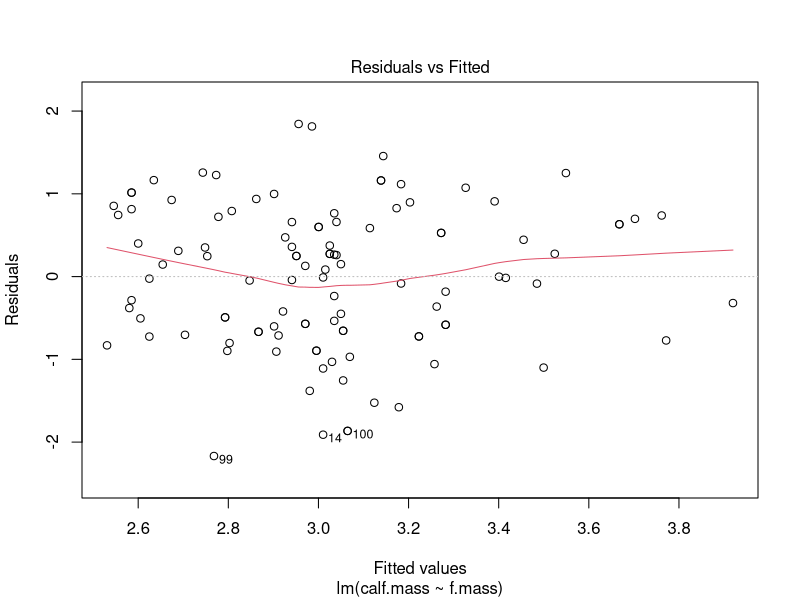
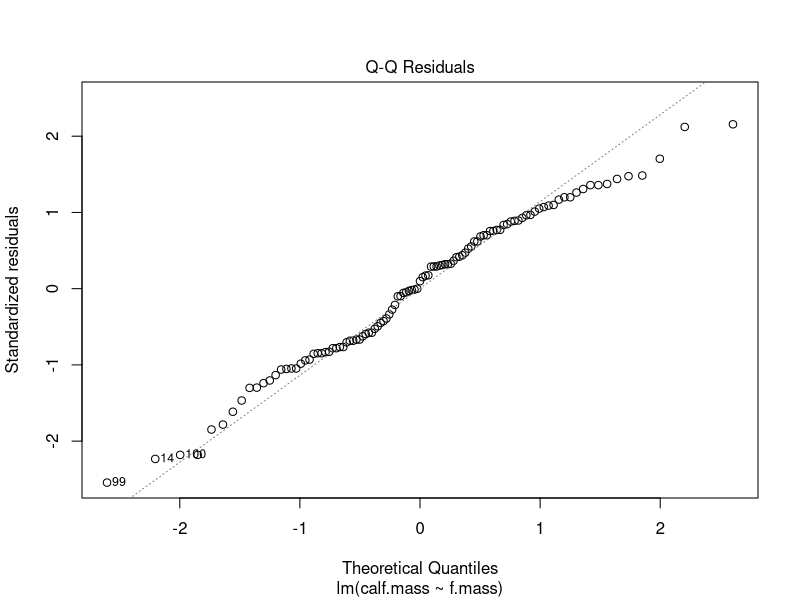
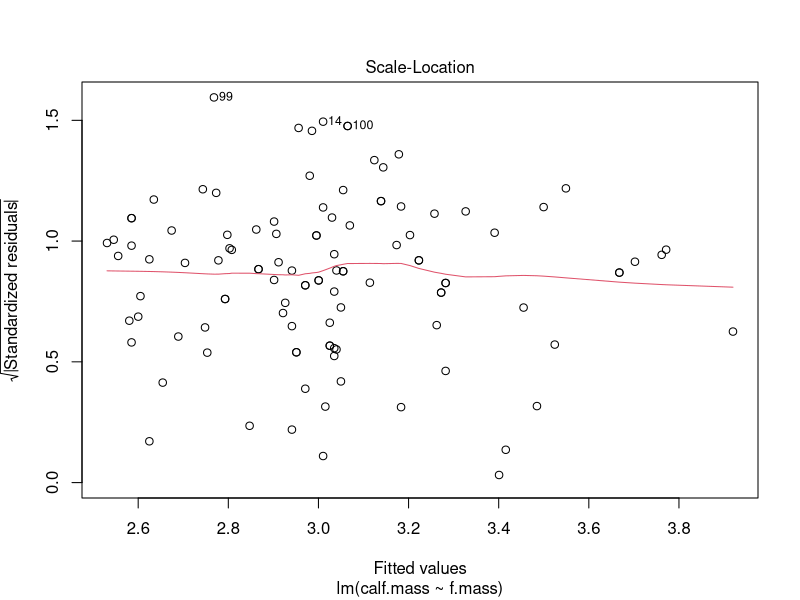
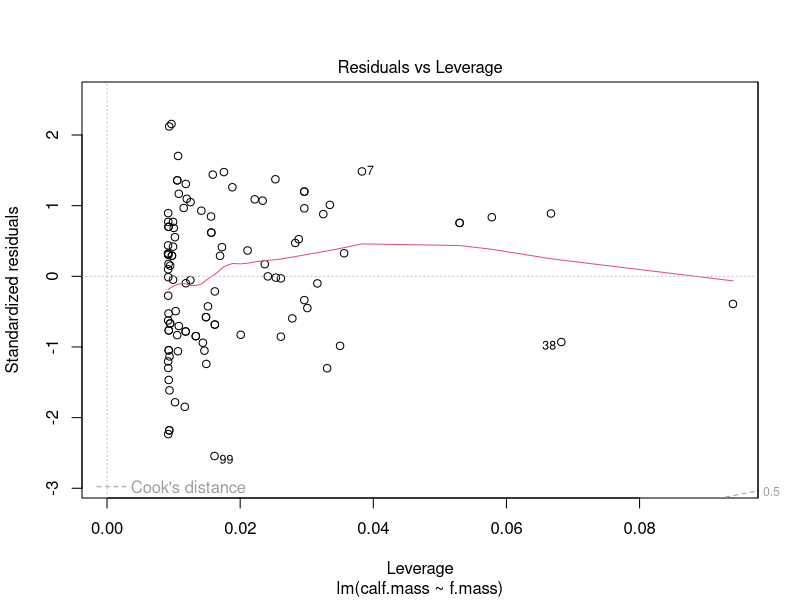
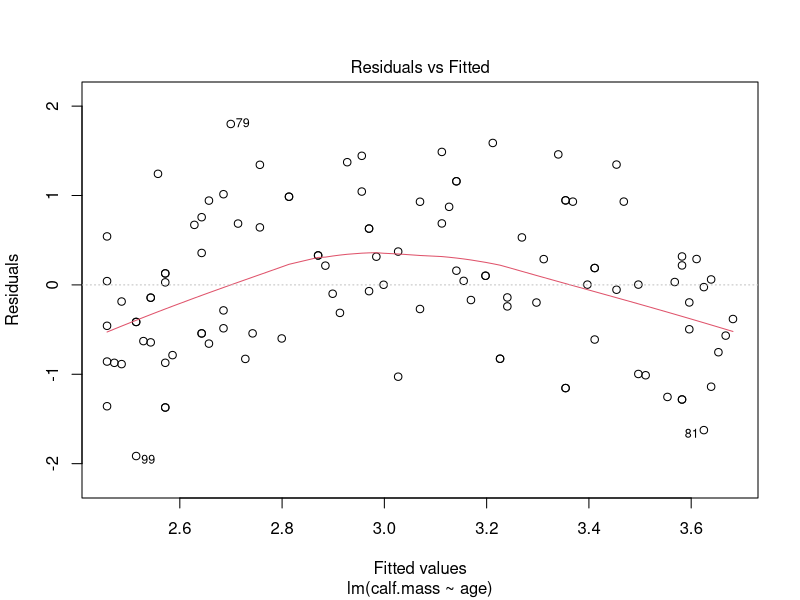
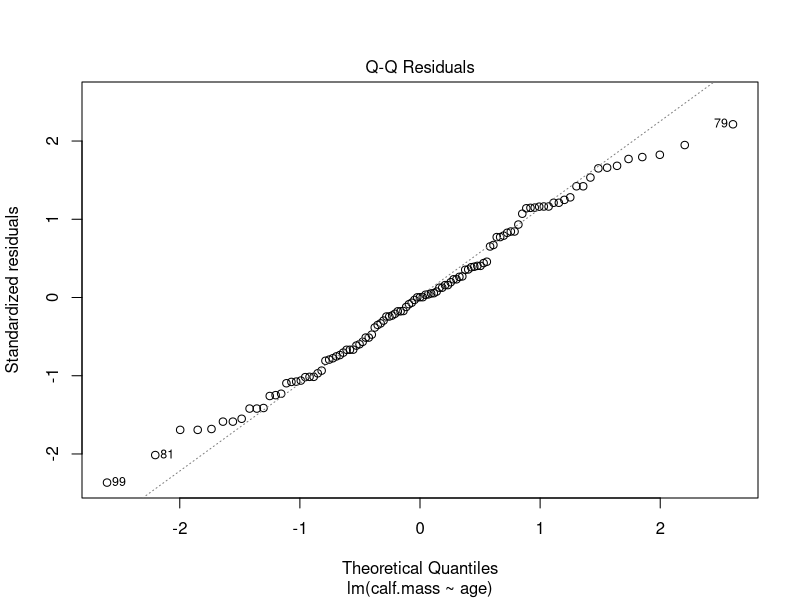
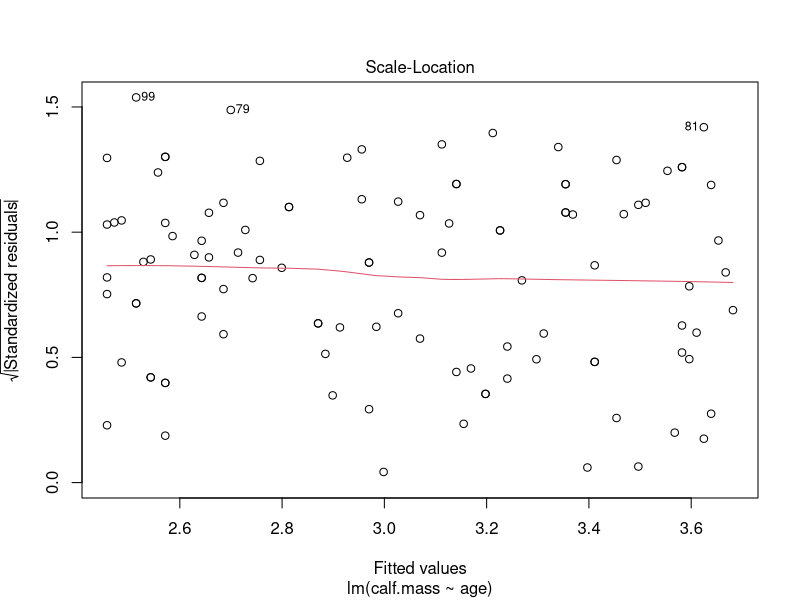
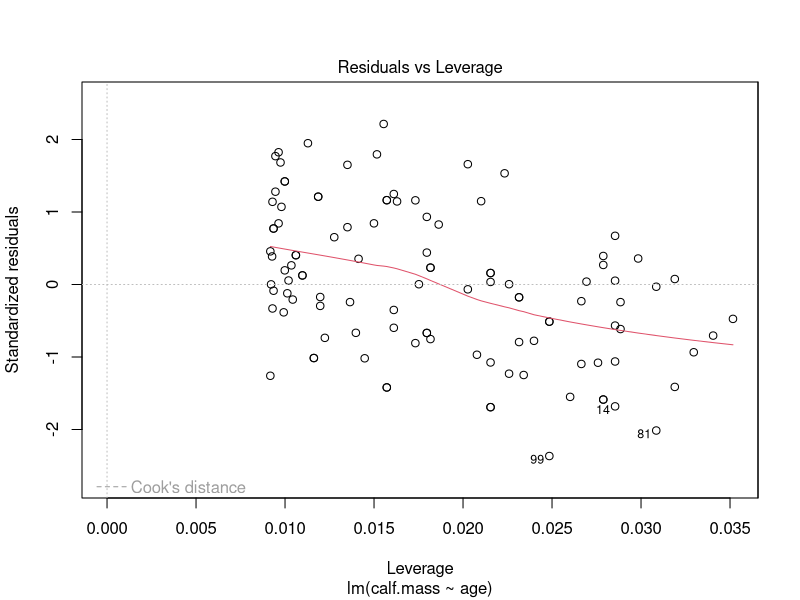

Source code (R) for these figures, in order:
setwd("C:/Users/Ayaan Dutt/OneDrive/Desktop/College/Statistical Models")

deer <- read.csv("deerdata.csv", na.strings = c("", " ", "na", "NA", "N/A"))
deer <- with(deer, deer[!is.na(calf.mass) & !is.na(f.mass) & !is.na(resources) & !is.na(age),])

### LINEAR MODELS ###

# Response = calf.mass, Predictor = f.mass  
calf.female.mod <- lm(calf.mass ~ f.mass, data=deer)
summary(calf.female.mod)
confint(calf.female.mod)
plot(calf.female.mod) # fit is linear (i.e. female mass is a good linear predictor for calf mass)

# Response = calf.mass, Predictor = age 
calf.age.mod <- lm(calf.mass ~ age, data=deer)
plot(calf.age.mod) # fit is non-linear (i.e. calf mass may have a non-linear relationship with age)

### ANOVA MODELS ###

# ANOVA: Linear model with a categorical variable
deer$dom <- factor(deer$dom)
deer$resources <- factor(deer$resources)

calf.dom.mod <- lm(calf.mass ~ dom, data=deer)
summary(calf.dom.mod)

# NOTE: the mean of the first category (alphabetically) is used as the reference point 
#       from which the deviation of the means of the other categories are measured

# We can calculate the individual means to show the deviation is equal to the linear model estimates
dom.means <- with(deer, tapply(calf.mass, dom, mean))
dom.means[1]
dom.means[2]-dom.means[1]
dom.means[3]-dom.means[1]
dom.means[4]-dom.means[1]

# EXERCISE 1: Linear model, response = calf.mass, predictor = resources
calf.res.mod <- lm(calf.mass ~ resources, data=deer)
summary(calf.res.mod)

### TREATMENT CONTRASTS ###

# Comparison A - 1,2 vs 3,4
# Comparison B - 1 vs 2
# Comparison C - 3 vs 4

contrasts(deer$resources) <- cbind(c(1/2, 1/2, -1/2, -1/2), 
                                  c(1/2, -1/2, 0, 0), 
                                  c(0, 0, 1/2, -1/2))
contrasts(deer$resources)

calf.res.contrasts.mod <- lm(calf.mass ~ resources, data=deer)
summary(calf.res.contrasts.mod)

# Comparing with calculated means and their differences
res.means <- with(deer, tapply(calf.mass, resources, mean))
mean(res.means)
mean(res.means[1:2] - res.means[3:4]) # Comparison 1
mean(res.means[1] - res.means[2])     # Comparison 2
mean(res.means[3] - res.means[4])     # Comparison 3

# EXERCISE 2: Find default contrasts + treatment contrasts for dominance category 

# Default contrasts
calf.dom.mod <- lm(calf.mass ~ dom, data=deer)
summary(calf.dom.mod)

# Treatment contrasts
contrasts(deer$dom) <- cbind(c(1/2, 1/2, -1/2, -1/2), 
                                   c(1/2, -1/2, 0, 0), 
                                   c(0, 0, 1/2, -1/2))
calf.dom.contrasts.mod <- lm(calf.mass ~ dom, data=deer)
summary(calf.dom.contrasts.mod)

# Checking with calculated means
mean(dom.means)
mean(dom.means[1:2] - dom.means[3:4]) # Comparison 1
mean(dom.means[1] - dom.means[2])     # Comparison 2
mean(dom.means[3] - dom.means[4])     # Comparison 3

# Reset contrasts to default (IMPORTANT)
contrasts(deer$resources) <- contr.treatment(levels(deer$resources))
contrasts(deer$dom) <- contr.treatment(levels(deer$dom))

# Plotting ANOVA models
plot(res.means)
plot(dom.means)

### MODEL CHECKING ###

summary(calf.res.mod)
plot(calf.res.mod)

# Multivariable model (multiple predictors)
calf.multi.mod <- lm(calf.mass ~ resources + f.mass + age + I(age^2), data=deer)
summary(calf.multi.mod)
